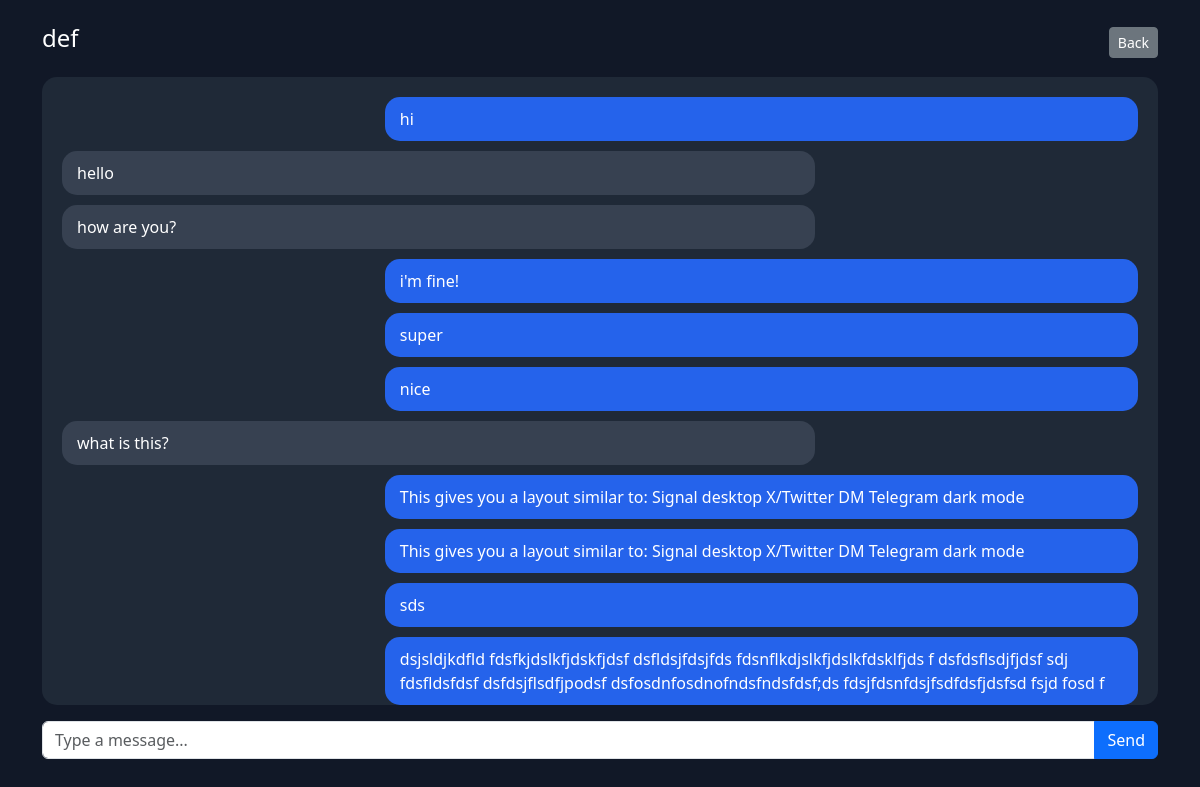
The page /chat/2/ (signed in) on the database its author committed.
### chat/models.py (models this page shows, shortened)
class Message(models.Model):
    sender = models.ForeignKey(
        User,
        on_delete=models.CASCADE,
        related_name="sent_messages"
    )
    receiver = models.ForeignKey(
        User,
        on_delete=models.CASCADE,
        related_name="received_messages"
    )
    text = models.TextField()
    created_at = models.DateTimeField(
        auto_now_add=True
    )
    class Meta:
        ordering = ["created_at"]

### chat/views.py (the view)
@login_required
def conversation(request, user_id):
    messages = Message.objects.filter(
        Q(
            sender=request.user,
            receiver_id=user_id
        )
        |
        Q(
            sender_id=user_id,
            receiver=request.user
        )
    )
    other_user = User.objects.get(
        id=user_id
    )
    return render(
        request,
        "chat/conversation.html",
        {
            "messages": messages,
            "other_user": other_user
        }
    )

### chat/templates/chat/conversation.html (shortened to what this page needs)
{% extends "base.html" %}
{% block content %}
<div class="d-flex justify-content-between align-items-center mb-3">
    <h4>
        {{ other_user.username }}
    </h4>
    <a
        href="{% url 'users_list' %}"
        class="btn btn-secondary btn-sm"
    >
        Back
    </a>
</div>
<div class="chat-box mb-3">
    {% for msg in messages %}
        {% if msg.sender == request.user %}
            <div class="sent">
                {{ msg.text }}
            </div>
        {% else %}
            <div class="received">
                {{ msg.text }}
            </div>
        {% endif %}
    {% endfor %}
</div>
<form
    method="post"
    action="{% url 'send_message' other_user.id %}"
>
    <div class="input-group">
        <input
            type="text"
            name="message"
            class="form-control"
            placeholder="Type a message..."
            required
        >
        <button
            type="submit"
            class="btn btn-primary"
        >
            Send
        </button>
    </div>
</form>
{% endblock %}

### chat/templates/base.html (shortened to what this page needs)
{% load static %}
<!DOCTYPE html>
<html>
<head>
    <link href="https://cdn.jsdelivr.net/npm/bootstrap@5.3.7/dist/css/bootstrap.min.css"
          rel="stylesheet">
</head>
<body>
<div class="container py-4">
    {% block content %}
    {% endblock %}
</div>
</body>
</html>

### chat/templates/base.html (style rules this page uses)
body { background:#111827; color:white; }
.sent { background:#2563eb; color:white; padding:10px 15px; border-radius:15px; max-width:70%; margin-left:auto; margin-bottom:10px; }
.received { background:#374151; color:white; padding:10px 15px; border-radius:15px; max-width:70%; margin-bottom:10px; }
.chat-box { height:70vh; overflow-y:auto; padding:20px; background:#1f2937; border-radius:15px; }

### rows shown on the page
Message: text "hi"
Message: text "hello"
Message: text "how are you?"
Message: text "i'm fine!"
Message: text "super"
Message: text "nice"
Message: text "what is this?"
Message: text "This gives you a layout similar to: Signal desktop X/Twitter DM Telegram dark mode"
Message: text "This gives you a layout similar to: Signal desktop X/Twitter DM Telegram dark mode"
Message: text "sds"
Message: text "dsjsldjkdfld fdsfkjdslkfjdskfjdsf dsfldsjfdsjfds fdsnflkdjslkfjdslkfdsklfjds f dsfdsflsdjfjdsf sdj fdsfldsfdsf dsfdsjflsdfjpodsf dsfosdnfosdnofndsfndsfdsf;ds fdsjfdsnfdsjfsdfdsfjdsfsd fsjd fosd f"

### other values the page prints
{{ other_user.username }} "def"
